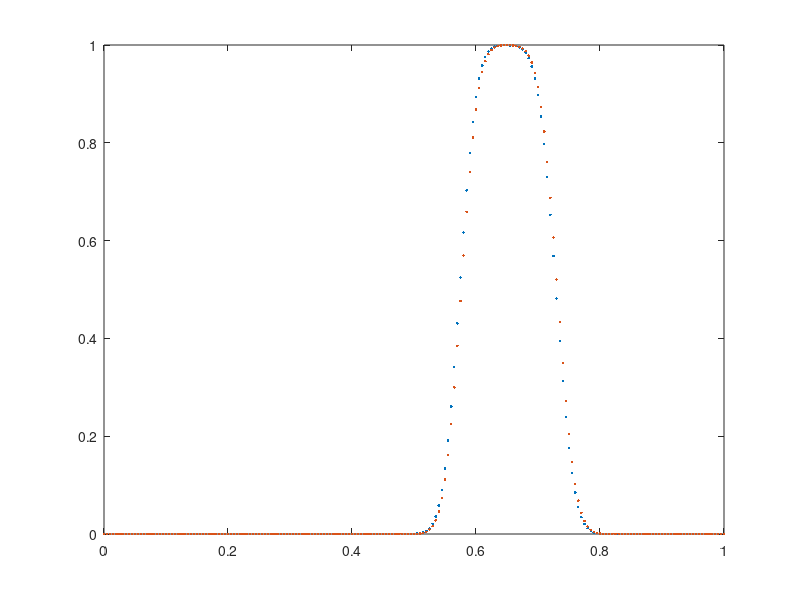

Write the MATLAB code that produced this figure.
%% 1D Linear Advection Equation
% for Nazanin
%
% du/dt + a du/dx = 0
%
% Subroutine for solving using Upwind Method.
% by Manuel Diaz, manuel.ade'at'gmail.com 
% Institute of Applied Mechanics, 2013.03.08

clear all; close all; clc;

%% Parameters
dx  = 1/200; % using 200 points
cfl  = 0.9;
t_end = 0.5;

%% Discretization of Domain
x = 0:dx:1;
n = length(x);

%% Initial Condition
u0 = zeros(1,n);
idx = find( x>=0.2 & x<=0.4);
u0(idx) = 1;

%% Main Loop
% Initilize vector variables
u_next = zeros(size(u0)); % u^{n+1}

% Load Initial condition
u = u0;

% Main Loop
t = 0;
while t < t_end
    % plot every time step
    plot(x,u,'.')
    
    % Compute advection speed
    a = (1+x.^2)./(1+2*x*t+2*x.^2+x.^4);
    a_m = min(0,a);
    a_p = max(0,a);
    
    % compute time step
    dt = cfl*dx/abs(max(a));
    t = t + dt;
    
    for j = 2:n-1    
        % Using double Sided Upwind
        u_next(j) = u(j) - a_p(j)*dt/dx*(u(j)-u(j-1)) - a_m(j)*dt/dx*(u(j+1)-u(j));
    end
    % BC
    u_next(1) = 0;              % Dirichlet BC
    %u_next(n) = u_next(n-1);    % Neumann BC
    
    % UPDATE info
    u = u_next;
    
    % update figure
    pause(0.01); drawnow
end

%% Compute exact solution at t = t_end
u_exact = zeros(1,n);
idx = find( x>=(0.2 - t_end/(1+0.2^2) ) & x<=(0.4 - t_end/(1+0.2^2)));
u_exact(idx) = 1;

%% Plot final Result
hold on
plot(x,u,'.')
%plot(x,u_exact,'-k')
hold off
